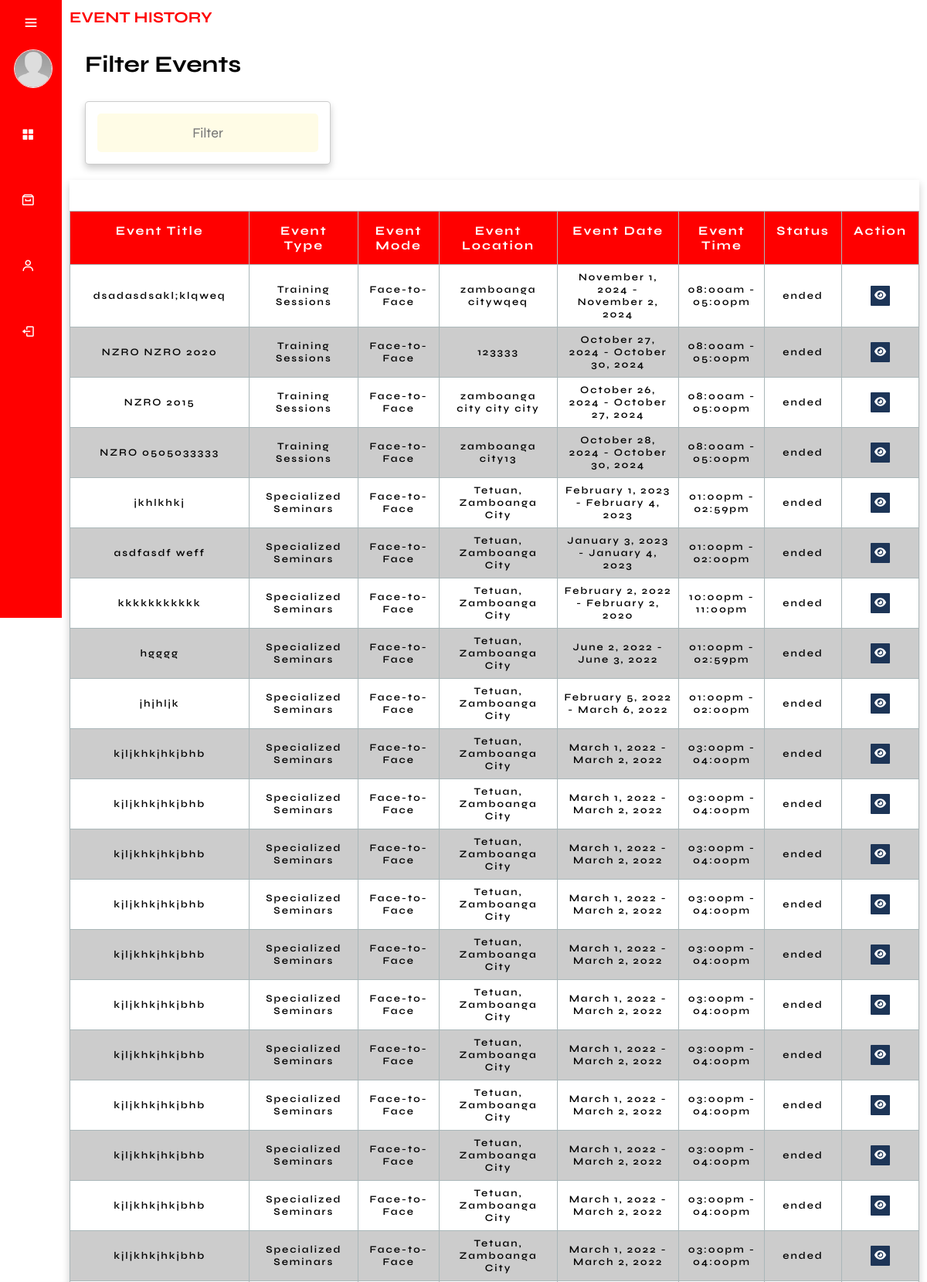
The app's page /admin/history.php (upper part) with its own data.
### tables this page shows
CREATE TABLE `events` (
  `event_id` int(11) NOT NULL,
  `event_title` varchar(255) NOT NULL,
  `event_description` text DEFAULT NULL,
  `event_type` varchar(50) NOT NULL,
  `event_mode` varchar(50) NOT NULL,
  `event_photo_path` varchar(255) DEFAULT NULL,
  `location` varchar(255) NOT NULL,
  `date_start` date NOT NULL,
  `date_end` date NOT NULL,
  `time_start` time NOT NULL,
  `time_end` time NOT NULL,
  `date_created` timestamp NOT NULL DEFAULT current_timestamp(),
  `event_link` text DEFAULT NULL,
  `cancelReason` text NOT NULL,
  `event_cancel` varchar(255) NOT NULL,
  `participant_limit` int(11) NOT NULL
);

### function/F.getEventHistoryTbl.php (the view, shortened to what this page needs)
<?php
require_once('../db.connection/connection.php');
$sponsorFilter = isset($_POST['sponsorEventId']) && $_POST['sponsorEventId'] != "All Sponsors"
    ? $_POST['sponsorEventId']
    : null;
if ($sponsorFilter) {
    $sql = "SELECT E.* FROM Events E
                JOIN sponsor S ON E.event_id = S.event_id
                WHERE NOW() > CONCAT(E.date_end, ' ', E.time_end)
                AND S.sponsor_Name = ?
                ORDER BY E.date_created DESC";
    $stmt = $conn->prepare($sql);
    $stmt->bind_param("s", $sponsorFilter);
    $stmt->execute();
    $result = $stmt->get_result();
} else {
    $sql = "SELECT * FROM Events WHERE NOW() > CONCAT(date_end, ' ', time_end) ORDER BY date_created DESC";
    $result = mysqli_query($conn, $sql);
}
while ($row = mysqli_fetch_assoc($result)) {
    if (empty($row['event_cancel'])) {
        $eventTitle = $row['event_title'];
        $eventLocation = $row['location'];
        $eventDateStart = date('F j, Y', strtotime($row['date_start']));
        $eventDateEnd = date('F j, Y', strtotime($row['date_end']));
        $eventTimeStart = date('h:ia', strtotime($row['time_start']));
        $eventTimeEnd = date('h:ia', strtotime($row['time_end']));
        $eventMode = $row['event_mode'];
        $eventType = $row['event_type'];
        $eventTimeZone = new DateTimeZone('Asia/Manila');
        $currentDateTime = new DateTime('now', $eventTimeZone);
        $eventEndDateTime = new DateTime($row['date_end'] . ' ' . $row['time_end'], $eventTimeZone);
        $eventStatus = ($currentDateTime > $eventEndDateTime) ? 'ended' : '';
        if ($eventStatus === 'ended') {
            echo '<tr data-start-date="' . $row['date_start'] . '" data-end-date="' . $row['date_end'] . '">';
            ?>
            <td data-label="Event Title"><?php echo $eventTitle; ?></td>
            <td data-label="Event Type"><?php echo $eventType; ?></td>
            <td data-label="Event Mode"><?php echo $eventMode; ?></td>
            <td data-label="Event Location"><?php echo $eventLocation; ?></td>
            <td data-label="Event Date"><?php echo "$eventDateStart - $eventDateEnd"; ?></td>
            <td data-label="Event Time"><?php echo "$eventTimeStart - $eventTimeEnd"; ?></td>
            <td data-label="Status"><?php echo $eventStatus; ?></td>
            <td data-label="View Event" class="pad">
                <a href="view_eventHistory.php?event_id=<?php echo $row['event_id']; ?>"><button class="btn_view"><i
                            class="fa-solid fa-eye"></i></button></a>
            </td>
            <?php
            echo '</tr>';
        }
    }
}
?>

### admin/css/main.css (style rules this page uses)
* { font-family: "Syne", sans-serif; margin: 0; padding: 0; box-sizing: border-box; text-decoration: none; outline: none; border: none; }
:root { --header-height: 3.5rem; --first-color: red; --first-color-alt: #1d3557; --first-color-light: hsl(var(--hue), 40%, 80%); --title-color: hsl(var(--hue), 24%, 16%); --text-color: black; --text-color-light: hsl(var(--hue), 8%, 60%); --white-color: hsl(0, 0%, 100%); --body-color: white; --container-color: #f1faee; --box-shadow: 0 .5rem 1rem rgba(0, 0, 0, .2); --light-bg: #FFFCE6; --border: .1rem solid rgba(0,0,0,.2); --body-font: "Syne", sans-serif; --biggest-font-size: 2rem; --h1-font-size: 1.5rem; --h2-font-size: 1.25rem; --h3-font-size: 1rem; --normal-font-size: .938rem; --small-font-size: .813rem; --smaller-font-size: .75rem; --font-regular: 400; --font-medium: 500; --font-semi-bold: 600; --z-tooltip: 10; --z-fixed: 100; --z-modal: 1000; }
html { font-size: 62.5%; overflow-x: hidden; scroll-padding-top: 7rem; scroll-behavior: smooth; }
body { background-color: var(--body-color); }
.tbl tbody tr td { font-size: 1.3rem; letter-spacing: 0.2rem; font-weight: 600; text-align: center; border: 1px solid #aab7b9; padding: 0.8rem; }
.tbl tbody .pad { padding: 0.5rem; }
.tbl tr:nth-child(even) { background-color: #ccc; }
.tbl button { display: inline-block; border: none; margin: 0 auto; padding: 0.5rem; border-radius: 1px; outline: none; cursor: pointer; }
.btn_view { background-color: var(--first-color-alt); color: #fff; }

### records on screen
events: event_title "dsadasdsakl;klqweq", event_type "Training Sessions", event_mode "Face-to-Face", location "zamboanga citywqeq", date_start "November 1, 2024", date_end "November 2, 2024", time_start "08:00am", time_end "05:00pm", eventStatus "ended"
events: event_title "NZRO NZRO 2020", event_type "Training Sessions", event_mode "Face-to-Face", location "123333", date_start "October 27, 2024", date_end "October 30, 2024", time_start "08:00am", time_end "05:00pm", eventStatus "ended"
events: event_title "NZRO 2015", event_type "Training Sessions", event_mode "Face-to-Face", location "zamboanga city city city", date_start "October 26, 2024", date_end "October 27, 2024", time_start "08:00am", time_end "05:00pm", eventStatus "ended"
events: event_title "NZRO 0505033333", event_type "Training Sessions", event_mode "Face-to-Face", location "zamboanga city13", date_start "October 28, 2024", date_end "October 30, 2024", time_start "08:00am", time_end "05:00pm", eventStatus "ended"
events: event_title "jkhlkhkj", event_type "Specialized Seminars", event_mode "Face-to-Face", location "Tetuan, Zamboanga City", date_start "February 1, 2023", date_end "February 4, 2023", time_start "01:00pm", time_end "02:59pm", eventStatus "ended"
events: event_title "asdfasdf weff", event_type "Specialized Seminars", event_mode "Face-to-Face", location "Tetuan, Zamboanga City", date_start "January 3, 2023", date_end "January 4, 2023", time_start "01:00pm", time_end "02:00pm", eventStatus "ended"
events: event_title "kkkkkkkkkkk", event_type "Specialized Seminars", event_mode "Face-to-Face", location "Tetuan, Zamboanga City", date_start "February 2, 2022", date_end "February 2, 2020", time_start "10:00pm", time_end "11:00pm", eventStatus "ended"
events: event_title "hgggg", event_type "Specialized Seminars", event_mode "Face-to-Face", location "Tetuan, Zamboanga City", date_start "June 2, 2022", date_end "June 3, 2022", time_start "01:00pm", time_end "02:59pm", eventStatus "ended"
events: event_title "jhjhljk", event_type "Specialized Seminars", event_mode "Face-to-Face", location "Tetuan, Zamboanga City", date_start "February 5, 2022", date_end "March 6, 2022", time_start "01:00pm", time_end "02:00pm", eventStatus "ended"
events: event_title "kjljkhkjhkjbhb", event_type "Specialized Seminars", event_mode "Face-to-Face", location "Tetuan, Zamboanga City", date_start "March 1, 2022", date_end "March 2, 2022", time_start "03:00pm", time_end "04:00pm", eventStatus "ended"
events: event_title "kjljkhkjhkjbhb", event_type "Specialized Seminars", event_mode "Face-to-Face", location "Tetuan, Zamboanga City", date_start "March 1, 2022", date_end "March 2, 2022", time_start "03:00pm", time_end "04:00pm", eventStatus "ended"
events: event_title "kjljkhkjhkjbhb", event_type "Specialized Seminars", event_mode "Face-to-Face", location "Tetuan, Zamboanga City", date_start "March 1, 2022", date_end "March 2, 2022", time_start "03:00pm", time_end "04:00pm", eventStatus "ended"
events: event_title "kjljkhkjhkjbhb", event_type "Specialized Seminars", event_mode "Face-to-Face", location "Tetuan, Zamboanga City", date_start "March 1, 2022", date_end "March 2, 2022", time_start "03:00pm", time_end "04:00pm", eventStatus "ended"
events: event_title "kjljkhkjhkjbhb", event_type "Specialized Seminars", event_mode "Face-to-Face", location "Tetuan, Zamboanga City", date_start "March 1, 2022", date_end "March 2, 2022", time_start "03:00pm", time_end "04:00pm", eventStatus "ended"
events: event_title "kjljkhkjhkjbhb", event_type "Specialized Seminars", event_mode "Face-to-Face", location "Tetuan, Zamboanga City", date_start "March 1, 2022", date_end "March 2, 2022", time_start "03:00pm", time_end "04:00pm", eventStatus "ended"
events: event_title "kjljkhkjhkjbhb", event_type "Specialized Seminars", event_mode "Face-to-Face", location "Tetuan, Zamboanga City", date_start "March 1, 2022", date_end "March 2, 2022", time_start "03:00pm", time_end "04:00pm", eventStatus "ended"
events: event_title "kjljkhkjhkjbhb", event_type "Specialized Seminars", event_mode "Face-to-Face", location "Tetuan, Zamboanga City", date_start "March 1, 2022", date_end "March 2, 2022", time_start "03:00pm", time_end "04:00pm", eventStatus "ended"
events: event_title "kjljkhkjhkjbhb", event_type "Specialized Seminars", event_mode "Face-to-Face", location "Tetuan, Zamboanga City", date_start "March 1, 2022", date_end "March 2, 2022", time_start "03:00pm", time_end "04:00pm", eventStatus "ended"
events: event_title "kjljkhkjhkjbhb", event_type "Specialized Seminars", event_mode "Face-to-Face", location "Tetuan, Zamboanga City", date_start "March 1, 2022", date_end "March 2, 2022", time_start "03:00pm", time_end "04:00pm", eventStatus "ended"
events: event_title "kjljkhkjhkjbhb", event_type "Specialized Seminars", event_mode "Face-to-Face", location "Tetuan, Zamboanga City", date_start "March 1, 2022", date_end "March 2, 2022", time_start "03:00pm", time_end "04:00pm", eventStatus "ended"
